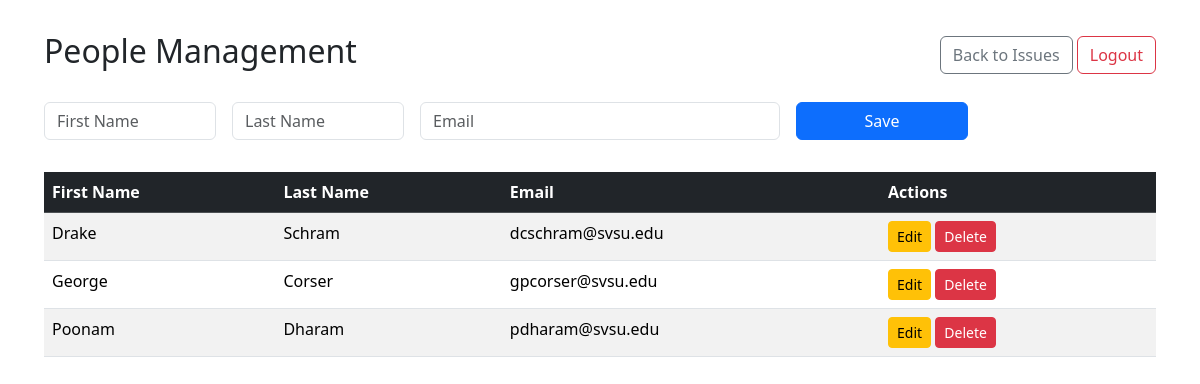
Page /people.php (signed in) on the committed database.
### tables this page shows
CREATE TABLE `iss_persons` (
  `id` int(11) NOT NULL,
  `fname` varchar(255) NOT NULL,
  `lname` varchar(255) NOT NULL,
  `email` varchar(255) NOT NULL,
  `pwd_hash` varchar(255) NOT NULL,
  `pwd_salt` varchar(255) NOT NULL,
  `admin` tinyint(1) NOT NULL
);

### people.php (the view, shortened to what this page needs)
<?php
$pdo = DB::connect();
$isAdmin = $_SESSION['is_admin'];
$editPerson = null;
$people = $pdo->query("SELECT * FROM iss_persons ORDER BY fname, lname")->fetchAll(PDO::FETCH_ASSOC);
?>
<!DOCTYPE html>
<html lang="en">
<head>
  <link href="https://cdn.jsdelivr.net/npm/bootstrap@5.3.2/dist/css/bootstrap.min.css" rel="stylesheet">
</head>
<body>
<div class="container">
  <div class="d-flex justify-content-between align-items-center mb-4">
    <h2>People Management</h2>
    <div>
      <a href="index.php" class="btn btn-outline-secondary">Back to Issues</a>
      <a href="logout.php" class="btn btn-outline-danger">Logout</a>
    </div>
  </div>
  <div class="form-section">
    <form method="POST">
      <div class="row g-3">
        <div class="col-md-2">
          <input type="text" name="first_name" class="form-control" placeholder="First Name" required value="<?= $editPerson['fname'] ?? '' ?>">
        </div>
        <div class="col-md-2">
          <input type="text" name="last_name" class="form-control" placeholder="Last Name" required value="<?= $editPerson['lname'] ?? '' ?>">
        </div>
        <div class="col-md-4">
          <input type="email" name="email" class="form-control" placeholder="Email" required value="<?= $editPerson['email'] ?? '' ?>">
        </div>
        <div class="col-md-2">
          <button type="submit" class="btn btn-primary w-100">Save</button>
        </div>
      </div>
    </form>
  </div>
  <table class="table table-striped">
    <thead class="table-dark">
      <tr>
        <th>First Name</th>
        <th>Last Name</th>
        <th>Email</th>
        <th>Actions</th>
      </tr>
    </thead>
    <tbody>
      <?php foreach ($people as $person): ?>
        <?php
          $editUrl = $isAdmin ? "?edit={$person['id']}" : "#";
          $deleteUrl = $isAdmin ? "?delete={$person['id']}" : "#";
          $editClass = $isAdmin ? 'btn-warning' : 'btn-secondary disabled-link';
          $deleteClass = $isAdmin ? 'btn-danger' : 'btn-secondary disabled-link';
        ?>
        <tr>
          <td><?= htmlspecialchars($person['fname']) ?></td>
          <td><?= htmlspecialchars($person['lname']) ?></td>
          <td><?= htmlspecialchars($person['email']) ?></td>
          <td>
            <a href="<?= $editUrl ?>" class="btn btn-sm <?= $editClass ?>">Edit</a>
            <a href="<?= $deleteUrl ?>" class="btn btn-sm <?= $deleteClass ?>" onclick="<?= $isAdmin ? "return confirm('Delete this person?')" : "return false" ?>">Delete</a>
          </td>
        </tr>
      <?php endforeach; ?>
    </tbody>
  </table>
</div>
</body>
</html>

### people.php (style rules this page uses)
body { padding: 2rem; }
.form-section { margin-bottom: 2rem; }

### rows in the picture
iss_persons: fname "Drake", lname "Schram", email "dcschram@svsu.edu"
iss_persons: fname "George", lname "Corser", email "gpcorser@svsu.edu"
iss_persons: fname "Poonam", lname "Dharam", email "pdharam@svsu.edu"
